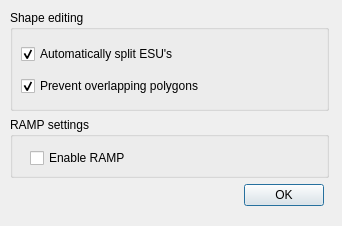
<?xml version="1.0" encoding="UTF-8"?>
<ui version="4.0">
 <class>settingsDialog</class>
 <widget class="QDialog" name="settingsDialog">
  <property name="windowModality">
   <enum>Qt::ApplicationModal</enum>
  </property>
  <property name="geometry">
   <rect>
    <x>0</x>
    <y>0</y>
    <width>342</width>
    <height>226</height>
   </rect>
  </property>
  <property name="minimumSize">
   <size>
    <width>342</width>
    <height>226</height>
   </size>
  </property>
  <property name="maximumSize">
   <size>
    <width>342</width>
    <height>226</height>
   </size>
  </property>
  <property name="windowTitle">
   <string>Settings</string>
  </property>
  <widget class="QWidget" name="">
   <property name="geometry">
    <rect>
     <x>10</x>
     <y>10</y>
     <width>323</width>
     <height>211</height>
    </rect>
   </property>
   <layout class="QVBoxLayout" name="verticalLayout_2">
    <item>
     <layout class="QVBoxLayout" name="verticalLayout">
      <item>
       <widget class="QGroupBox" name="ShapeEditing">
        <property name="sizePolicy">
         <sizepolicy hsizetype="Fixed" vsizetype="Fixed">
          <horstretch>0</horstretch>
          <verstretch>0</verstretch>
         </sizepolicy>
        </property>
        <property name="minimumSize">
         <size>
          <width>319</width>
          <height>101</height>
         </size>
        </property>
        <property name="maximumSize">
         <size>
          <width>319</width>
          <height>101</height>
         </size>
        </property>
        <property name="title">
         <string>Shape editing</string>
        </property>
        <widget class="QCheckBox" name="rdpolyCheckBox">
         <property name="geometry">
          <rect>
           <x>11</x>
           <y>63</y>
           <width>271</width>
           <height>26</height>
          </rect>
         </property>
         <property name="maximumSize">
          <size>
           <width>271</width>
           <height>26</height>
          </size>
         </property>
         <property name="text">
          <string>Prevent overlapping polygons</string>
         </property>
         <property name="checked">
          <bool>true</bool>
         </property>
        </widget>
        <widget class="QCheckBox" name="esuCheckBox">
         <property name="geometry">
          <rect>
           <x>11</x>
           <y>31</y>
           <width>261</width>
           <height>26</height>
          </rect>
         </property>
         <property name="text">
          <string>Automatically split ESU's</string>
         </property>
         <property name="checked">
          <bool>true</bool>
         </property>
        </widget>
       </widget>
      </item>
      <item>
       <widget class="QGroupBox" name="rampGroupBox">
        <property name="sizePolicy">
         <sizepolicy hsizetype="Fixed" vsizetype="Fixed">
          <horstretch>0</horstretch>
          <verstretch>0</verstretch>
         </sizepolicy>
        </property>
        <property name="minimumSize">
         <size>
          <width>319</width>
          <height>61</height>
         </size>
        </property>
        <property name="maximumSize">
         <size>
          <width>319</width>
          <height>61</height>
         </size>
        </property>
        <property name="title">
         <string>RAMP settings</string>
        </property>
        <widget class="QCheckBox" name="rampCheckBox">
         <property name="geometry">
          <rect>
           <x>20</x>
           <y>30</y>
           <width>201</width>
           <height>22</height>
          </rect>
         </property>
         <property name="text">
          <string>Enable RAMP</string>
         </property>
        </widget>
       </widget>
      </item>
     </layout>
    </item>
    <item>
     <layout class="QFormLayout" name="formLayout">
      <property name="sizeConstraint">
       <enum>QLayout::SetFixedSize</enum>
      </property>
      <property name="fieldGrowthPolicy">
       <enum>QFormLayout::FieldsStayAtSizeHint</enum>
      </property>
      <item row="0" column="0">
       <spacer name="horizontalSpacer">
        <property name="orientation">
         <enum>Qt::Horizontal</enum>
        </property>
        <property name="sizeHint" stdset="0">
         <size>
          <width>228</width>
          <height>20</height>
         </size>
        </property>
       </spacer>
      </item>
      <item row="0" column="1">
       <widget class="QPushButton" name="okButton">
        <property name="text">
         <string>OK</string>
        </property>
       </widget>
      </item>
     </layout>
    </item>
   </layout>
  </widget>
 </widget>
 <resources/>
 <connections>
  <connection>
   <sender>okButton</sender>
   <signal>clicked()</signal>
   <receiver>settingsDialog</receiver>
   <slot>accept()</slot>
   <hints>
    <hint type="sourcelabel">
     <x>205</x>
     <y>198</y>
    </hint>
    <hint type="destinationlabel">
     <x>285</x>
     <y>450</y>
    </hint>
   </hints>
  </connection>
 </connections>
</ui>
